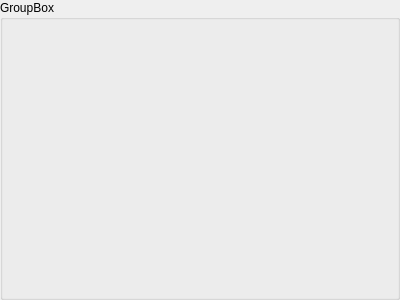
<?xml version="1.0" encoding="UTF-8"?>
<ui version="4.0">
 <class>NewGeneVariableSummaryHolder</class>
 <widget class="QWidget" name="NewGeneVariableSummaryHolder">
  <property name="geometry">
   <rect>
    <x>0</x>
    <y>0</y>
    <width>400</width>
    <height>300</height>
   </rect>
  </property>
  <property name="windowTitle">
   <string>Form</string>
  </property>
  <layout class="QGridLayout" name="gridLayout">
   <property name="margin">
    <number>0</number>
   </property>
   <property name="spacing">
    <number>0</number>
   </property>
   <item row="0" column="0">
    <widget class="NewGeneVariableSummaryGroupBox" name="groupBox">
     <property name="title">
      <string>GroupBox</string>
     </property>
    </widget>
   </item>
  </layout>
 </widget>
 <customwidgets>
  <customwidget>
   <class>NewGeneVariableSummaryGroupBox</class>
   <extends>QGroupBox</extends>
   <header location="global">newgenevariablesummarygroupbox.h</header>
   <container>1</container>
  </customwidget>
 </customwidgets>
 <resources/>
 <connections/>
</ui>
